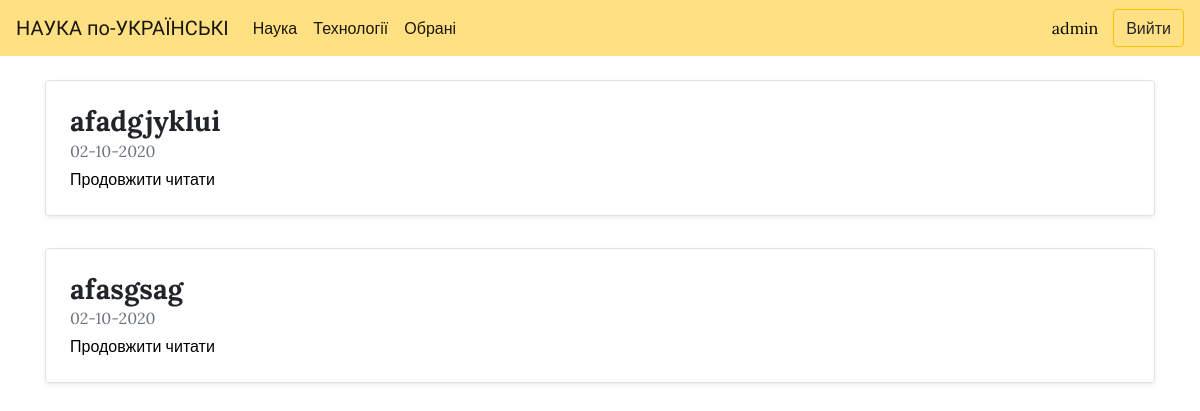
Before: /favorites/ (signed in) with the older database file.
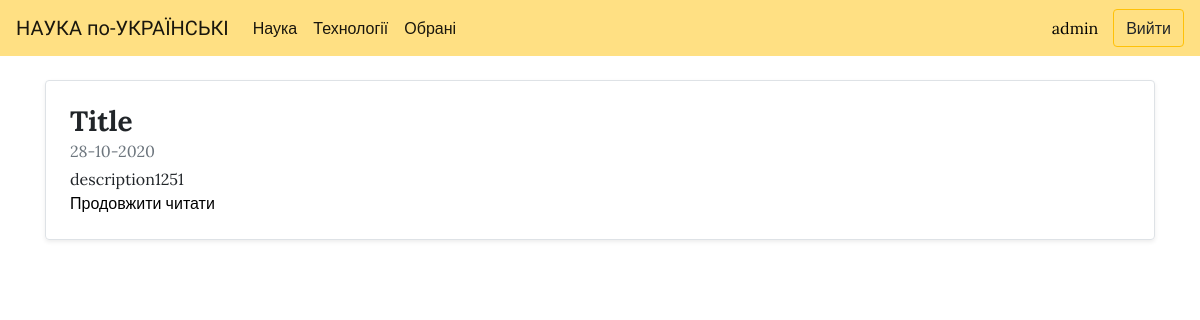
After: the same page with the newer database file.
### base/models.py (models this page shows, shortened)
class Article(models.Model):
    title = models.CharField(max_length=200)
    html_title = models.CharField(max_length=200)
    keyword = models.CharField(max_length=200)
    description = models.CharField(max_length=350)
    html_description = models.CharField(max_length=150)
    body = RichTextField(blank=True, null=True)
    creation_date = models.DateTimeField(auto_now_add=True, editable=False)
    modified = models.DateTimeField(auto_now=True)
    slug = models.SlugField(verbose_name='URL', max_length=50, unique=True)
    author = models.ForeignKey(User, on_delete=models.SET_NULL, null=True, related_name='author')
    tag = models.ManyToManyField(Tags)
    favorite = models.ManyToManyField(User)
    section = models.ForeignKey(Section, on_delete=models.SET_NULL, null=True)

### base/views.py (the view)
# urls.py: path('favorites/', views.favorites, name='favorites'),
def favorites(request):
    user = auth.get_user(request)
    fav = Article.objects.filter(favorite__pk=user.pk)
    paginator = Paginator(fav, 20)  # Show 25 contacts per page.
    page_number = request.GET.get('page')
    page_obj = paginator.get_page(page_number)
    science = 'Science'
    technology = 'Technology'
    return render(request, 'base/favorites.html', {'articles': page_obj, 'science': science, 'technology': technology})

### base/models.py (called while the page is built)
    def __str__(self):
        return self.name

### templates/base/favorites.html (shortened to what this page needs)
{% extends 'base/index.html' %}
{% block other %}
<main role="main">
 {% if user.is_authenticated %}
  {% for article in articles %}
    <div class="container">
        <div class="row mb-2">
        <div class="col-md-12">
        <div class="row no-gutters border rounded overflow-hidden flex-md-row mb-4 shadow-sm h-md-250 position-relative">
          <div class="col p-4 d-flex flex-column position-static">
            <p class="mb-0 h3"><b>{{article.title}}</b></p>
            <div class="mb-1 text-muted">{{article.creation_date|date:"d-m-Y"}}</div>
            <p class="card-text mb-auto">{{article.description}}</p>
            <a href="{% url 'art_detail' article.slug %}" class="stretched-link">Продовжити читати</a>
          </div>
        </div>
      </div>
  </div>
    </div>
  {% endfor %}
{% else %}
    <div class="container ">
      <p class="h1" style="margin-top:0.7em" class="text-justify"><u><a href="{% url 'login' %}">Увійдіть</a></u>, або <u><a href="{% url 'register' %}">Зареєструйтеся</a></u> для доступу до обраних статей.</a></p>
    </div>
{% endif %}
</main>
{% endblock %}

Changed rows visible on the page:
removed Article: title "afadgjyklui", creation_date "02-10-2020"
removed Article: title "afasgsag", creation_date "02-10-2020"
added Article: title "Title", creation_date "28-10-2020", description "description1251"
